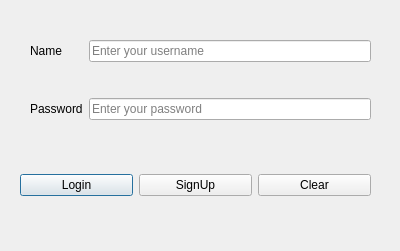
<?xml version="1.0" encoding="UTF-8"?>
<ui version="4.0">
 <class>Welcome</class>
 <widget class="QDialog" name="Welcome">
  <property name="geometry">
   <rect>
    <x>0</x>
    <y>0</y>
    <width>400</width>
    <height>251</height>
   </rect>
  </property>
  <property name="windowTitle">
   <string>Welcome</string>
  </property>
  <widget class="QWidget" name="gridLayoutWidget">
   <property name="geometry">
    <rect>
     <x>30</x>
     <y>10</y>
     <width>341</width>
     <height>141</height>
    </rect>
   </property>
   <layout class="QGridLayout" name="gridLayout">
    <item row="4" column="0">
     <widget class="QLabel" name="Password">
      <property name="text">
       <string>Password</string>
      </property>
     </widget>
    </item>
    <item row="1" column="0">
     <widget class="QLabel" name="Name">
      <property name="text">
       <string>Name</string>
      </property>
     </widget>
    </item>
    <item row="1" column="1">
     <widget class="QLineEdit" name="Name_input">
      <property name="placeholderText">
       <string>Enter your username</string>
      </property>
     </widget>
    </item>
    <item row="4" column="1">
     <widget class="QLineEdit" name="Password_input">
      <property name="echoMode">
       <enum>QLineEdit::Password</enum>
      </property>
      <property name="placeholderText">
       <string>Enter your password</string>
      </property>
     </widget>
    </item>
   </layout>
  </widget>
  <widget class="QWidget" name="horizontalLayoutWidget">
   <property name="geometry">
    <rect>
     <x>20</x>
     <y>160</y>
     <width>351</width>
     <height>51</height>
    </rect>
   </property>
   <layout class="QHBoxLayout" name="horizontalLayout">
    <item>
     <widget class="QPushButton" name="Login">
      <property name="text">
       <string>Login</string>
      </property>
     </widget>
    </item>
    <item>
     <widget class="QPushButton" name="SignUp">
      <property name="text">
       <string>SignUp</string>
      </property>
     </widget>
    </item>
    <item>
     <widget class="QPushButton" name="Clear">
      <property name="text">
       <string>Clear</string>
      </property>
     </widget>
    </item>
   </layout>
  </widget>
 </widget>
 <resources/>
 <connections/>
</ui>
